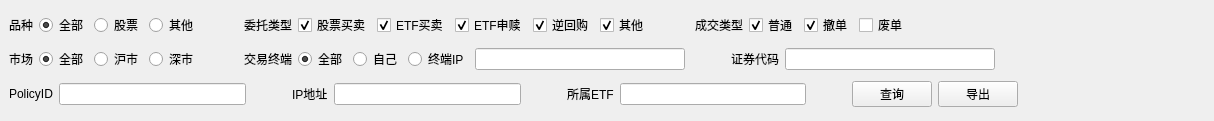
<?xml version="1.0" encoding="UTF-8"?>
<ui version="4.0">
 <class>DockWidget</class>
 <widget class="QDockWidget" name="DockWidget">
  <property name="geometry">
   <rect>
    <x>0</x>
    <y>0</y>
    <width>1214</width>
    <height>121</height>
   </rect>
  </property>
  <property name="windowTitle">
   <string>完整成交明细</string>
  </property>
  <widget class="QWidget" name="dockWidgetContents">
   <layout class="QVBoxLayout" name="verticalLayout">
    <item>
     <layout class="QHBoxLayout" name="horizontalLayout_5">
      <item>
       <widget class="QLabel" name="l_variety">
        <property name="text">
         <string>品种</string>
        </property>
       </widget>
      </item>
      <item>
       <widget class="QRadioButton" name="rb_variety_all">
        <property name="text">
         <string>全部</string>
        </property>
        <property name="checked">
         <bool>true</bool>
        </property>
        <attribute name="buttonGroup">
         <string notr="true">buttonGroup</string>
        </attribute>
       </widget>
      </item>
      <item>
       <widget class="QRadioButton" name="rb_variety_stock">
        <property name="text">
         <string>股票</string>
        </property>
        <property name="checked">
         <bool>false</bool>
        </property>
        <attribute name="buttonGroup">
         <string notr="true">buttonGroup</string>
        </attribute>
       </widget>
      </item>
      <item>
       <widget class="QRadioButton" name="rb_variety_other">
        <property name="text">
         <string>其他</string>
        </property>
        <property name="checked">
         <bool>false</bool>
        </property>
        <attribute name="buttonGroup">
         <string notr="true">buttonGroup</string>
        </attribute>
       </widget>
      </item>
      <item>
       <spacer name="horizontalSpacer_6">
        <property name="orientation">
         <enum>Qt::Horizontal</enum>
        </property>
        <property name="sizeType">
         <enum>QSizePolicy::Maximum</enum>
        </property>
        <property name="sizeHint" stdset="0">
         <size>
          <width>40</width>
          <height>20</height>
         </size>
        </property>
       </spacer>
      </item>
      <item>
       <widget class="QLabel" name="l_orderType">
        <property name="text">
         <string>委托类型</string>
        </property>
       </widget>
      </item>
      <item>
       <widget class="QCheckBox" name="cb_orderType_stock">
        <property name="text">
         <string>股票买卖</string>
        </property>
        <property name="checked">
         <bool>true</bool>
        </property>
       </widget>
      </item>
      <item>
       <widget class="QCheckBox" name="cb_orderType_etf_trade">
        <property name="text">
         <string>ETF买卖</string>
        </property>
        <property name="checked">
         <bool>true</bool>
        </property>
       </widget>
      </item>
      <item>
       <widget class="QCheckBox" name="cb_orderType_etf">
        <property name="text">
         <string>ETF申赎</string>
        </property>
        <property name="checked">
         <bool>true</bool>
        </property>
       </widget>
      </item>
      <item>
       <widget class="QCheckBox" name="cb_orderType_reverse">
        <property name="text">
         <string>逆回购</string>
        </property>
        <property name="checked">
         <bool>true</bool>
        </property>
       </widget>
      </item>
      <item>
       <widget class="QCheckBox" name="cb_orderType_other">
        <property name="text">
         <string>其他</string>
        </property>
        <property name="checked">
         <bool>true</bool>
        </property>
       </widget>
      </item>
      <item>
       <spacer name="horizontalSpacer_7">
        <property name="orientation">
         <enum>Qt::Horizontal</enum>
        </property>
        <property name="sizeType">
         <enum>QSizePolicy::Maximum</enum>
        </property>
        <property name="sizeHint" stdset="0">
         <size>
          <width>40</width>
          <height>20</height>
         </size>
        </property>
       </spacer>
      </item>
      <item>
       <widget class="QLabel" name="l_tradeType">
        <property name="text">
         <string>成交类型</string>
        </property>
       </widget>
      </item>
      <item>
       <widget class="QCheckBox" name="cb_tradeType_common">
        <property name="text">
         <string>普通</string>
        </property>
        <property name="checked">
         <bool>true</bool>
        </property>
       </widget>
      </item>
      <item>
       <widget class="QCheckBox" name="cb_tradeType_cancel">
        <property name="text">
         <string>撤单</string>
        </property>
        <property name="checked">
         <bool>true</bool>
        </property>
       </widget>
      </item>
      <item>
       <widget class="QCheckBox" name="cb_tradeType_useless">
        <property name="text">
         <string>废单</string>
        </property>
        <property name="checked">
         <bool>false</bool>
        </property>
       </widget>
      </item>
      <item>
       <spacer name="horizontalSpacer_8">
        <property name="orientation">
         <enum>Qt::Horizontal</enum>
        </property>
        <property name="sizeHint" stdset="0">
         <size>
          <width>40</width>
          <height>20</height>
         </size>
        </property>
       </spacer>
      </item>
     </layout>
    </item>
    <item>
     <layout class="QHBoxLayout" name="horizontalLayout_4">
      <item>
       <widget class="QLabel" name="l_market">
        <property name="text">
         <string>市场</string>
        </property>
       </widget>
      </item>
      <item>
       <widget class="QRadioButton" name="rb_market_all">
        <property name="text">
         <string>全部</string>
        </property>
        <property name="checked">
         <bool>true</bool>
        </property>
        <attribute name="buttonGroup">
         <string notr="true">buttonGroup_3</string>
        </attribute>
       </widget>
      </item>
      <item>
       <widget class="QRadioButton" name="rb_market_SH">
        <property name="text">
         <string>沪市</string>
        </property>
        <property name="checked">
         <bool>false</bool>
        </property>
        <attribute name="buttonGroup">
         <string notr="true">buttonGroup_3</string>
        </attribute>
       </widget>
      </item>
      <item>
       <widget class="QRadioButton" name="rb_market_SZ">
        <property name="text">
         <string>深市</string>
        </property>
        <property name="checked">
         <bool>false</bool>
        </property>
        <attribute name="buttonGroup">
         <string notr="true">buttonGroup_3</string>
        </attribute>
       </widget>
      </item>
      <item>
       <spacer name="horizontalSpacer_4">
        <property name="orientation">
         <enum>Qt::Horizontal</enum>
        </property>
        <property name="sizeType">
         <enum>QSizePolicy::Maximum</enum>
        </property>
        <property name="sizeHint" stdset="0">
         <size>
          <width>40</width>
          <height>20</height>
         </size>
        </property>
       </spacer>
      </item>
      <item>
       <widget class="QLabel" name="l_tradeTerminal">
        <property name="text">
         <string>交易终端</string>
        </property>
       </widget>
      </item>
      <item>
       <widget class="QRadioButton" name="rb_tradeTerminal_all">
        <property name="text">
         <string>全部</string>
        </property>
        <property name="checked">
         <bool>true</bool>
        </property>
        <attribute name="buttonGroup">
         <string notr="true">buttonGroup_2</string>
        </attribute>
       </widget>
      </item>
      <item>
       <widget class="QRadioButton" name="rb_tradeTerminal_self">
        <property name="text">
         <string>自己</string>
        </property>
        <property name="checked">
         <bool>false</bool>
        </property>
        <attribute name="buttonGroup">
         <string notr="true">buttonGroup_2</string>
        </attribute>
       </widget>
      </item>
      <item>
       <widget class="QRadioButton" name="rb_tradeTerminal_ip">
        <property name="text">
         <string>终端IP</string>
        </property>
        <property name="checked">
         <bool>false</bool>
        </property>
        <attribute name="buttonGroup">
         <string notr="true">buttonGroup_2</string>
        </attribute>
       </widget>
      </item>
      <item>
       <widget class="QLineEdit" name="le_search">
        <property name="dragEnabled">
         <bool>false</bool>
        </property>
        <property name="readOnly">
         <bool>false</bool>
        </property>
       </widget>
      </item>
      <item>
       <spacer name="horizontalSpacer_5">
        <property name="orientation">
         <enum>Qt::Horizontal</enum>
        </property>
        <property name="sizeType">
         <enum>QSizePolicy::Maximum</enum>
        </property>
        <property name="sizeHint" stdset="0">
         <size>
          <width>40</width>
          <height>20</height>
         </size>
        </property>
       </spacer>
      </item>
      <item>
       <widget class="QLabel" name="l_stockCode">
        <property name="text">
         <string>证券代码</string>
        </property>
       </widget>
      </item>
      <item>
       <widget class="QLineEdit" name="le_stockCode"/>
      </item>
      <item>
       <spacer name="horizontalSpacer_9">
        <property name="orientation">
         <enum>Qt::Horizontal</enum>
        </property>
        <property name="sizeHint" stdset="0">
         <size>
          <width>40</width>
          <height>20</height>
         </size>
        </property>
       </spacer>
      </item>
     </layout>
    </item>
    <item>
     <layout class="QHBoxLayout" name="horizontalLayout_3">
      <item>
       <widget class="QLabel" name="l_policyID">
        <property name="text">
         <string>PolicyID</string>
        </property>
       </widget>
      </item>
      <item>
       <widget class="QLineEdit" name="le_policyID"/>
      </item>
      <item>
       <spacer name="horizontalSpacer">
        <property name="orientation">
         <enum>Qt::Horizontal</enum>
        </property>
        <property name="sizeType">
         <enum>QSizePolicy::Maximum</enum>
        </property>
        <property name="sizeHint" stdset="0">
         <size>
          <width>40</width>
          <height>20</height>
         </size>
        </property>
       </spacer>
      </item>
      <item>
       <widget class="QLabel" name="l_ip">
        <property name="text">
         <string>IP地址</string>
        </property>
       </widget>
      </item>
      <item>
       <widget class="QLineEdit" name="le_ip"/>
      </item>
      <item>
       <spacer name="horizontalSpacer_2">
        <property name="orientation">
         <enum>Qt::Horizontal</enum>
        </property>
        <property name="sizeType">
         <enum>QSizePolicy::Maximum</enum>
        </property>
        <property name="sizeHint" stdset="0">
         <size>
          <width>40</width>
          <height>20</height>
         </size>
        </property>
       </spacer>
      </item>
      <item>
       <widget class="QLabel" name="l_ETF">
        <property name="text">
         <string>所属ETF</string>
        </property>
       </widget>
      </item>
      <item>
       <widget class="QLineEdit" name="le_etf"/>
      </item>
      <item>
       <spacer name="horizontalSpacer_3">
        <property name="orientation">
         <enum>Qt::Horizontal</enum>
        </property>
        <property name="sizeType">
         <enum>QSizePolicy::Maximum</enum>
        </property>
        <property name="sizeHint" stdset="0">
         <size>
          <width>40</width>
          <height>20</height>
         </size>
        </property>
       </spacer>
      </item>
      <item>
       <widget class="QPushButton" name="pb_search">
        <property name="text">
         <string>查询</string>
        </property>
       </widget>
      </item>
      <item>
       <widget class="QPushButton" name="pb_outputFile">
        <property name="text">
         <string>导出</string>
        </property>
       </widget>
      </item>
      <item>
       <spacer name="horizontalSpacer_10">
        <property name="orientation">
         <enum>Qt::Horizontal</enum>
        </property>
        <property name="sizeHint" stdset="0">
         <size>
          <width>40</width>
          <height>20</height>
         </size>
        </property>
       </spacer>
      </item>
     </layout>
    </item>
   </layout>
  </widget>
 </widget>
 <resources/>
 <connections/>
 <buttongroups>
  <buttongroup name="buttonGroup_2"/>
  <buttongroup name="buttonGroup_3"/>
  <buttongroup name="buttonGroup"/>
 </buttongroups>
</ui>
